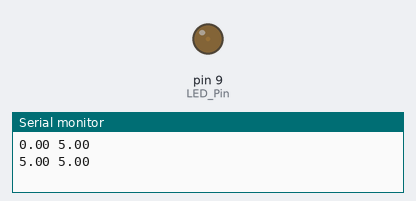
A sketch run on a simulated Arduino Uno, built with avr-gcc and run on an emulated ATmega328P. Parts: output pins drawn as LEDs (lit = HIGH), the last lines printed to the serial monitor.

Above: at 0.05 s.
At 0.6 s:
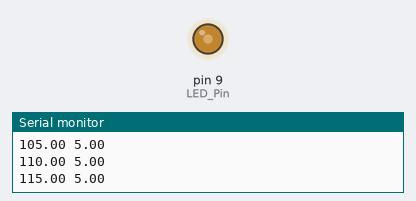
At 1.2 s:
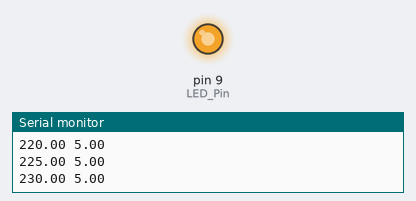
At 2.35 s:
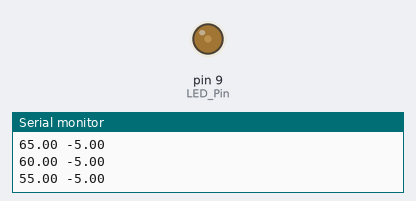
Timing chart, 0 to 6.1 s (numbered marks = the images above):
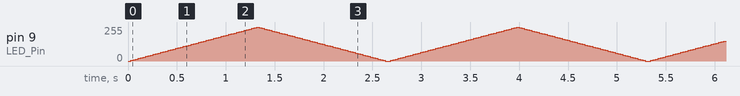

The sketch:

analogWrite_LED.ino
```cpp
int LED_Pin=9;
int del=25;
float x=5;
void setup() {
  // put your setup code here, to run once:
pinMode(LED_Pin,OUTPUT);
Serial.begin(9600);
}

float Volt_to_Bin(float Voltage){
    float Binary;
    Binary=Voltage*(255/5);
    return Binary;
  }

void loop() {
  // put your main code here, to run repeatedly:
  x=5;
 for (float Volt=0;Volt>-1;Volt+=x){
  analogWrite(LED_Pin,Volt);
  Serial.print(Volt);
  Serial.print(" ");
  Serial.println(x);
  if (Volt==255){
    x*=-1;
  }
  delay(del);
 }
}
```
